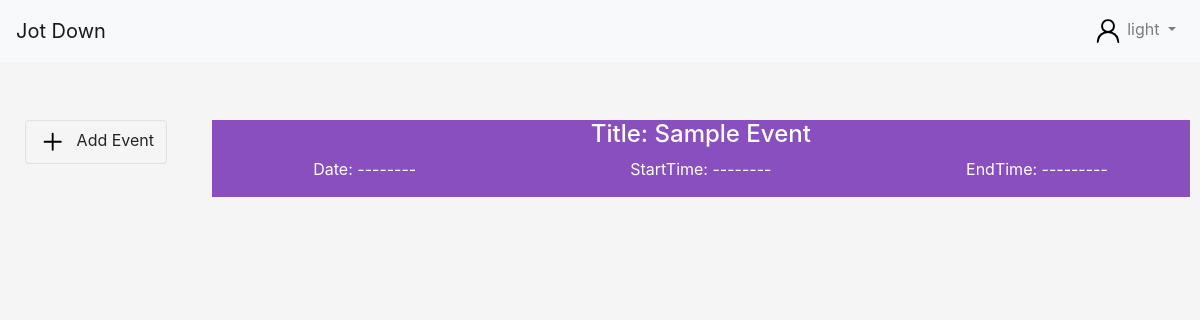
Before: /home (signed in) with the older database file.
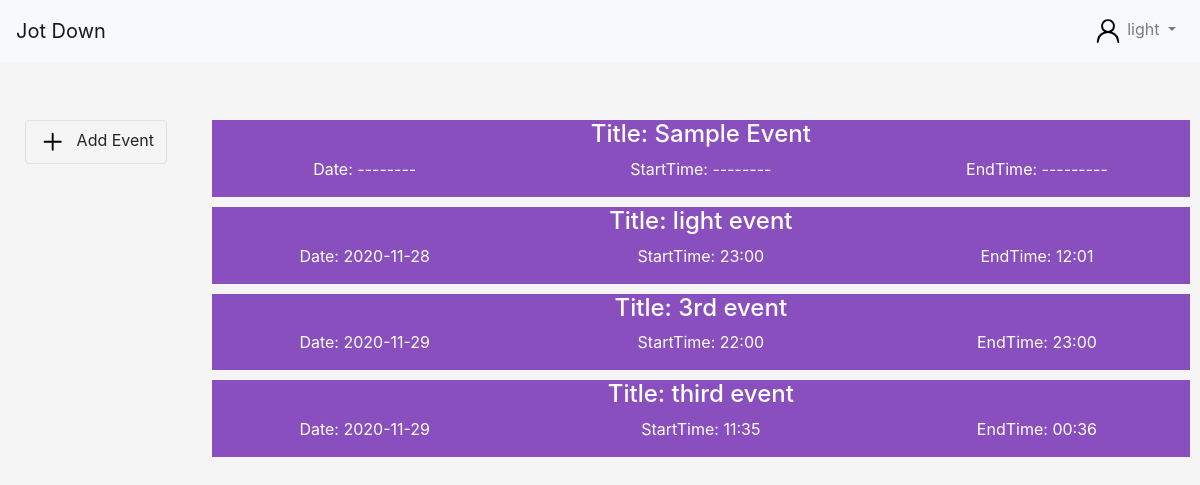
After: the same page with the newer database file.
### tables this page shows
CREATE TABLE events (username TEXT, eventName TEXT, date DATE, startTime TIME, endTime TIME, description TEXT);

### main.py (the view, shortened to what this page needs)
@app.route('/home', methods = ['POST', 'GET'])
def home():
    if 'id' in session:
        con = sqlite3.connect('database.db')
        cur = con.cursor()
        cur.execute("SELECT * FROM events WHERE username = ?", (session['username'],))
        dataset = cur.fetchall()
        return render_template('home.html', username = session['username'], dataset = dataset)
    else:
        return redirect('login')

### templates/home.html (shortened to what this page needs)
<!DOCTYPE html>
<html lang="en">
<head>
    <link rel="stylesheet" href="https://cdn.jsdelivr.net/npm/bootstrap@4.5.3/dist/css/bootstrap.min.css">
</head>
<body style="background-color: whitesmoke;">
    <nav class="navbar navbar-expand navbar-light bg-light">
        <a class="navbar-brand" href="">Jot Down</a>
        <div class="collapse navbar-collapse" id="navbarSupportedContent">
          <ul class="navbar-nav ml-auto">
            <li class="nav-item dropdown">
                <a class="nav-link dropdown-toggle" href="#" id="navbarDropdown" role="button" data-toggle="dropdown" aria-haspopup="true" aria-expanded="false">
                    {{username}}
                </a>
            </li>
          </ul>
        </div>
      </nav>
    <br>
    <br>
    <div style="margin: 10px;">
        <div class="row justify-content-center">
            <div class="col-2 text-center">
                <button type="button" class="btn border" data-toggle="modal" data-target="#exampleModalCenter">
                    <svg xmlns="http://www.w3.org/2000/svg" viewBox="0 0 24 24" width="30" height="30"><path fill-rule="evenodd" d="M11.75 4.5a.75.75 0 01.75.75V11h5.75a.75.75 0 010 1.5H12.5v5.75a.75.75 0 01-1.5 0V12.5H5.25a.75.75 0 010-1.5H11V5.25a.75.75 0 01.75-.75z"></path></svg>&nbsp;&nbsp;Add Event
                </button>
            </div>
            <div class="col-10 text-center">
                <div class="w-100" style="background-color: rgb(137, 79, 190); color: white; margin-bottom: 10px;">
                    <div>
                        <h4>Title: Sample Event</h4>
                    </div>
                    <div class="row">
                        <div class="col-sm-4">
                            <p>Date: --------</p>
                        </div>
                        <div class="col-sm-4">
                            <p>StartTime: --------</p>
                        </div>
                        <div class="col-sm-4">
                            <p>EndTime: ---------</p>
                        </div>
                    </div>
                </div>
                {% for data in dataset %}
                <div class="w-100" style="background-color: rgb(137, 79, 190); color: white; margin-bottom: 10px;">
                    <div>
                        <h4>Title: {{data[1]}} </h4>
                    </div>
                    <div class="row">
                        <div class="col-sm-4">
                            <p>Date: {{data[2]}}</p>
                        </div>
                        <div class="col-sm-4">
                            <p>StartTime: {{data[3]}}</p>
                        </div>
                        <div class="col-sm-4">
                            <p>EndTime: {{data[4]}}</p>
                        </div>
                    </div>
                </div>
                {% endfor %}
            </div>
        </div>
    </div>
</body>
</html>

Changed rows visible on the page:
added events: eventName "light event", date "2020-11-28", startTime "23:00", endTime "12:01"
added events: eventName "3rd event", date "2020-11-29", startTime "22:00", endTime "23:00"
added events: eventName "third event", date "2020-11-29", startTime "11:35", endTime "00:36"
